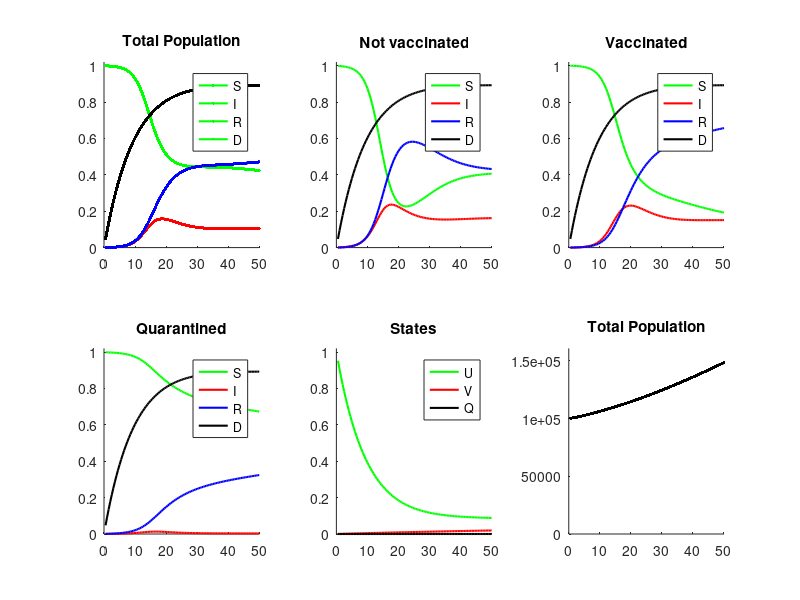

Source code (MATLAB):
%% Model Parameters
day      = 60*60*24; % Day length (s).
tmax     = day * 50; % Duration of the simulation (s).
clockmax = 100 ;% Number of time steps.
dt = tmax/clockmax ;% Calculates the duration of each time step.

A           = 1/day;  % infectivity 
B           = 0.5/day;  % recovery rate 

a           = [A, A/2, 0];
b           = [B, B/2, B];
ra          = 0.5;         % reinfection multiplier

betaH       = 0.01/day;   % birthrate for healthy
betaI       = betaH * (1/4); % birthrate for ill 

deltaH      = betaH*0.05;       % Death rate for healthy individuals
deltaI      = [deltaH * 5, deltaH * 5 /2,  deltaH * 5]; % Death rate for infected individuals

vr          = 0.0005/day;       % Vaccination rate
qr          = 0.1/day;       % Quarantine rate

%% Initial Conditions
N =     [100000,      0,    0] ; % Total population
I =     [100,         0,     0] ; % Infected
S =     [N(1)-I(1),   0,     0] ; % Susceptible 
R =     [0,           0,     0] ; % Recovered
D =     [0,           0,     0] ; % Total Deceased

%% Initialization for Plotting
tsave = zeros(clockmax, 1);
Ssave = zeros(clockmax, 3);
Isave = zeros(clockmax, 3);
Rsave = zeros(clockmax, 3);
Dsave = zeros(clockmax, 3);
Nsave = zeros(clockmax, 3);
Usave = zeros(clockmax, 3);
Vsave = zeros(clockmax, 3);
Qsave = zeros(clockmax, 3);

%% Create the figure and subplots
figure;

subplot(2,3,1);
hold on
hS1 = plot(tsave(1:clockmax), sum(Ssave(1:clockmax)), 'g', 'LineWidth', 1.5);
hI1 = plot(tsave(1:clockmax), sum(Isave(1:clockmax)), 'r', 'LineWidth', 1.5);
hR1 = plot(tsave(1:clockmax), sum(Rsave(1:clockmax)), 'b', 'LineWidth', 1.5);
hD1 = plot(tsave(1:clockmax), sum(Dsave(1:clockmax)), 'k', 'LineWidth', 1.5);
legend({'S','I','R', 'D'},'Location','northeast')
axis([0, tmax/day, 0, 1.02])
title('Total Population')

subplot(2,3,2);
hold on
hS2 = plot(tsave(1:clockmax), Ssave(1:clockmax, 1), 'g', 'LineWidth', 1.5);
hI2 = plot(tsave(1:clockmax), Isave(1:clockmax, 1), 'r', 'LineWidth', 1.5);
hR2 = plot(tsave(1:clockmax), Rsave(1:clockmax, 1), 'b', 'LineWidth', 1.5);
hD2 = plot(tsave(1:clockmax), Dsave(1:clockmax, 1), 'k', 'LineWidth', 1.5);
legend({'S','I','R', 'D'},'Location','northeast')
axis([0, tmax/day, 0, 1.02])
title('Not vaccinated')

subplot(2,3,3);
hold on
hS3 = plot(tsave(1:clockmax), Ssave(1:clockmax, 2), 'g', 'LineWidth', 1.5);
hI3 = plot(tsave(1:clockmax), Isave(1:clockmax, 2), 'r', 'LineWidth', 1.5);
hR3 = plot(tsave(1:clockmax), Rsave(1:clockmax, 2), 'b', 'LineWidth', 1.5);
hD3 = plot(tsave(1:clockmax), Dsave(1:clockmax, 2), 'k', 'LineWidth', 1.5);
legend({'S','I','R', 'D'},'Location','northeast')
axis([0, tmax/day, 0, 1.02])
title('Vaccinated')

subplot(2,3,4);
hold on
hS4 = plot(tsave(1:clockmax), Ssave(1:clockmax, 3), 'g', 'LineWidth', 1.5);
hI4 = plot(tsave(1:clockmax), Isave(1:clockmax, 3), 'r', 'LineWidth', 1.5);
hR4 = plot(tsave(1:clockmax), Rsave(1:clockmax, 3), 'b', 'LineWidth', 1.5);
hD4 = plot(tsave(1:clockmax), Dsave(1:clockmax, 3), 'k', 'LineWidth', 1.5);
legend({'S','I','R', 'D'},'Location','northeast')
axis([0, tmax/day, 0, 1.02])
title('Quarantined')

subplot(2,3,5)
hold on
hU  = plot(tsave(1:clockmax), Usave(1:clockmax), 'g', 'LineWidth', 1.5);
hV  = plot(tsave(1:clockmax), Vsave(1:clockmax), 'r', 'LineWidth', 1.5);
hQ  = plot(tsave(1:clockmax), Qsave(1:clockmax), 'k', 'LineWidth', 1.5);
legend({'U','V','Q'},'Location','northeast')
axis([0, tmax/day, 0, 1.02])
title('States')

subplot(2,3,6);
hold on
hN = plot(tsave(1:clockmax), sum(Nsave(1:clockmax)), 'k', 'LineWidth', 1.5);
expectedSize = sum(N) * (1 + betaH - deltaH)^tmax;
axis([0, tmax/day, 0, expectedSize]);
title('Total Population')

drawnow;

%% Main Simulation Loop
for clock = 1:clockmax
    t = clock*dt; % Updates current time

    % Calculating populational changes
    ptrans = (I(1) + I(2)) / (N(1) + N(2));

  
    Sbirths = dt * (betaH * (sum(S)+sum(R)) + betaI * sum(I));
    Sinf = dt * ptrans * a .* S;
    Sdie = dt * deltaH * S;

    Idie = dt * deltaI .* I;

    Rnew = dt * b .* I;
    Rinf = dt * ptrans * ra * a .* R;
    Rdie = dt * deltaH * R;
    
    % Calculating final values of variables
    S = S + [Sbirths, 0, 0] - Sdie - Sinf;
    I = I + Sinf + Rinf - Idie - Rnew;
    R = R + Rnew - Rinf - Rdie;
    D = D + Sdie + Idie + Rdie;
    
    S(1) = S(1) - S(1) * (qr+vr) * dt;
    S(3) = S(3) + S(1) * qr * dt - S(3) * vr * dt;
    S(2) = S(2) + S(1) * vr * dt + S(3) * vr * dt;
    
    I(1) = I(1) - I(1) * qr * dt;
    I(3) = I(3) + I(1) * qr * dt;
    
    R(1) = R(1) - R(1) * (qr+vr) * dt;
    R(3) = R(3) + R(1) * qr * dt - R(3) * vr * dt;
    R(2) = R(2) + R(1) * vr * dt + R(3) * vr * dt;


    N = S + R + I;
    
    % Update tsave, Ssave, Isave, Rsave, Dsave
    tsave(clock) = t / day; 
    Nsave(clock, :) = N;
    Ssave(clock, :) = S ./ N;
    Isave(clock, :) = I ./ N;
    Rsave(clock, :) = R ./ N;
    Dsave(clock, :) = D ./ N;
    Usave(clock, :) = N(1) / sum(N);
    Vsave(clock, :) = N(2) / sum(N);
    Dsave(clock, :) = N(3) / sum(N);
    
    % Update the plots in the first subplot
    subplot(2,3,1);
    set(hS1, 'XData', tsave(1:clock), 'YData', sum(Ssave(1:clock, :), 2)/3);
    set(hI1, 'XData', tsave(1:clock), 'YData', sum(Isave(1:clock, :), 2)/3);
    set(hR1, 'XData', tsave(1:clock), 'YData', sum(Rsave(1:clock, :), 2)/3);
    set(hD1, 'XData', tsave(1:clock), 'YData', sum(Dsave(1:clock, :), 2)/3);


    % Update the plots in the second subplot
    subplot(2,3,2);
    set(hS2, 'XData', tsave(1:clock), 'YData', Ssave(1:clock, 1));
    set(hI2, 'XData', tsave(1:clock), 'YData', Isave(1:clock, 1));
    set(hR2, 'XData', tsave(1:clock), 'YData', Rsave(1:clock, 1));
    set(hD2, 'XData', tsave(1:clock), 'YData', Dsave(1:clock, 1));

     % Update the plots in the first subplot
    subplot(2,3,3);
    set(hS3, 'XData', tsave(1:clock), 'YData', Ssave(1:clock, 2));
    set(hI3, 'XData', tsave(1:clock), 'YData', Isave(1:clock, 2));
    set(hR3, 'XData', tsave(1:clock), 'YData', Rsave(1:clock, 2));
    set(hD3, 'XData', tsave(1:clock), 'YData', Dsave(1:clock, 2));

    % Update the plots in the second subplot
    subplot(2,3,4);
    set(hS4, 'XData', tsave(1:clock), 'YData', Ssave(1:clock, 3));
    set(hI4, 'XData', tsave(1:clock), 'YData', Isave(1:clock, 3));
    set(hR4, 'XData', tsave(1:clock), 'YData', Rsave(1:clock, 3));
    set(hD4, 'XData', tsave(1:clock), 'YData', Dsave(1:clock, 3));
    
    subplot(2,3,5);
    set(hU, 'XData',  tsave(1:clock), 'YData', Usave(1:clock));
    set(hV, 'XData',  tsave(1:clock), 'YData', Vsave(1:clock));
    set(hQ, 'XData',  tsave(1:clock), 'YData', Qsave(1:clock));

    subplot(2,3,6);
    set(hN, 'XData',  tsave(1:clock), 'YData', sum(Nsave(1:clock, :), 2));

    drawnow;
    
end
